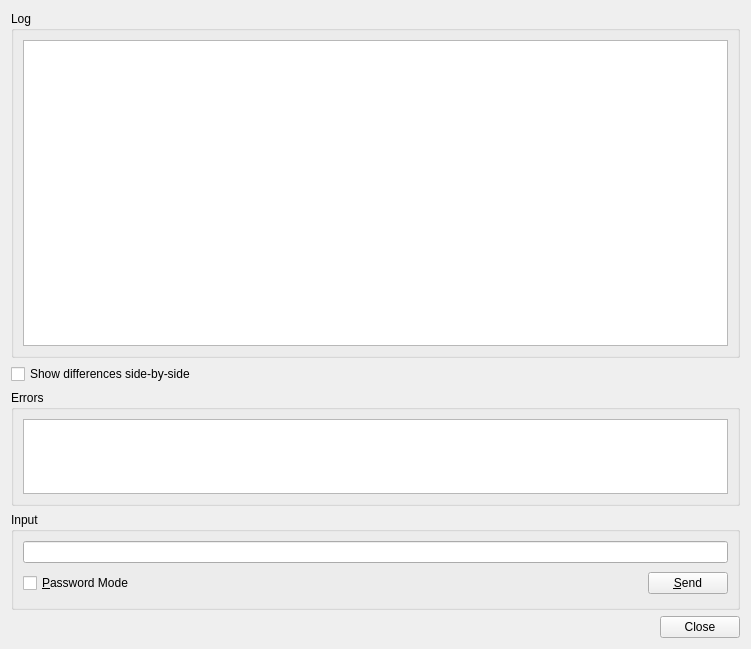
<?xml version="1.0" encoding="UTF-8"?>
<ui version="4.0">
 <class>SvnLogDialog</class>
 <widget class="QWidget" name="SvnLogDialog">
  <property name="geometry">
   <rect>
    <x>0</x>
    <y>0</y>
    <width>751</width>
    <height>649</height>
   </rect>
  </property>
  <property name="windowTitle">
   <string>Subversion Log</string>
  </property>
  <layout class="QVBoxLayout" name="verticalLayout">
   <item>
    <widget class="QGroupBox" name="contentsGroup">
     <property name="sizePolicy">
      <sizepolicy hsizetype="Preferred" vsizetype="Preferred">
       <horstretch>0</horstretch>
       <verstretch>3</verstretch>
      </sizepolicy>
     </property>
     <property name="title">
      <string>Log</string>
     </property>
     <layout class="QVBoxLayout">
      <item>
       <widget class="QTextBrowser" name="contents">
        <property name="whatsThis">
         <string>&lt;b&gt;Subversion Log&lt;/b&gt;&lt;p&gt;This shows the output of the svn log command. By clicking on the links you may show the difference between versions.&lt;/p&gt;</string>
        </property>
       </widget>
      </item>
     </layout>
    </widget>
   </item>
   <item>
    <widget class="QCheckBox" name="sbsCheckBox">
     <property name="toolTip">
      <string>Select to show differences side-by-side</string>
     </property>
     <property name="text">
      <string>Show differences side-by-side</string>
     </property>
    </widget>
   </item>
   <item>
    <widget class="QGroupBox" name="errorGroup">
     <property name="sizePolicy">
      <sizepolicy hsizetype="Preferred" vsizetype="Expanding">
       <horstretch>0</horstretch>
       <verstretch>1</verstretch>
      </sizepolicy>
     </property>
     <property name="title">
      <string>Errors</string>
     </property>
     <layout class="QVBoxLayout">
      <item>
       <widget class="QTextEdit" name="errors">
        <property name="whatsThis">
         <string>&lt;b&gt;Subversion log errors&lt;/b&gt;&lt;p&gt;This shows possible error messages of the svn log command.&lt;/p&gt;</string>
        </property>
        <property name="readOnly">
         <bool>true</bool>
        </property>
        <property name="acceptRichText">
         <bool>false</bool>
        </property>
       </widget>
      </item>
     </layout>
    </widget>
   </item>
   <item>
    <widget class="QGroupBox" name="inputGroup">
     <property name="title">
      <string>Input</string>
     </property>
     <layout class="QGridLayout">
      <item row="1" column="1">
       <spacer>
        <property name="orientation">
         <enum>Qt::Horizontal</enum>
        </property>
        <property name="sizeType">
         <enum>QSizePolicy::Expanding</enum>
        </property>
        <property name="sizeHint" stdset="0">
         <size>
          <width>327</width>
          <height>29</height>
         </size>
        </property>
       </spacer>
      </item>
      <item row="1" column="2">
       <widget class="QPushButton" name="sendButton">
        <property name="toolTip">
         <string>Press to send the input to the subversion process</string>
        </property>
        <property name="text">
         <string>&amp;Send</string>
        </property>
        <property name="shortcut">
         <string>Alt+S</string>
        </property>
       </widget>
      </item>
      <item row="0" column="0" colspan="3">
       <widget class="QLineEdit" name="input">
        <property name="toolTip">
         <string>Enter data to be sent to the subversion process</string>
        </property>
       </widget>
      </item>
      <item row="1" column="0">
       <widget class="QCheckBox" name="passwordCheckBox">
        <property name="toolTip">
         <string>Select to switch the input field to password mode</string>
        </property>
        <property name="text">
         <string>&amp;Password Mode</string>
        </property>
        <property name="shortcut">
         <string>Alt+P</string>
        </property>
       </widget>
      </item>
     </layout>
    </widget>
   </item>
   <item>
    <widget class="QDialogButtonBox" name="buttonBox">
     <property name="orientation">
      <enum>Qt::Horizontal</enum>
     </property>
     <property name="standardButtons">
      <set>QDialogButtonBox::Close</set>
     </property>
    </widget>
   </item>
  </layout>
 </widget>
 <tabstops>
  <tabstop>contents</tabstop>
  <tabstop>sbsCheckBox</tabstop>
  <tabstop>errors</tabstop>
  <tabstop>input</tabstop>
  <tabstop>passwordCheckBox</tabstop>
  <tabstop>sendButton</tabstop>
  <tabstop>buttonBox</tabstop>
 </tabstops>
 <resources/>
 <connections>
  <connection>
   <sender>buttonBox</sender>
   <signal>rejected()</signal>
   <receiver>SvnLogDialog</receiver>
   <slot>close()</slot>
   <hints>
    <hint type="sourcelabel">
     <x>262</x>
     <y>624</y>
    </hint>
    <hint type="destinationlabel">
     <x>271</x>
     <y>647</y>
    </hint>
   </hints>
  </connection>
 </connections>
</ui>
